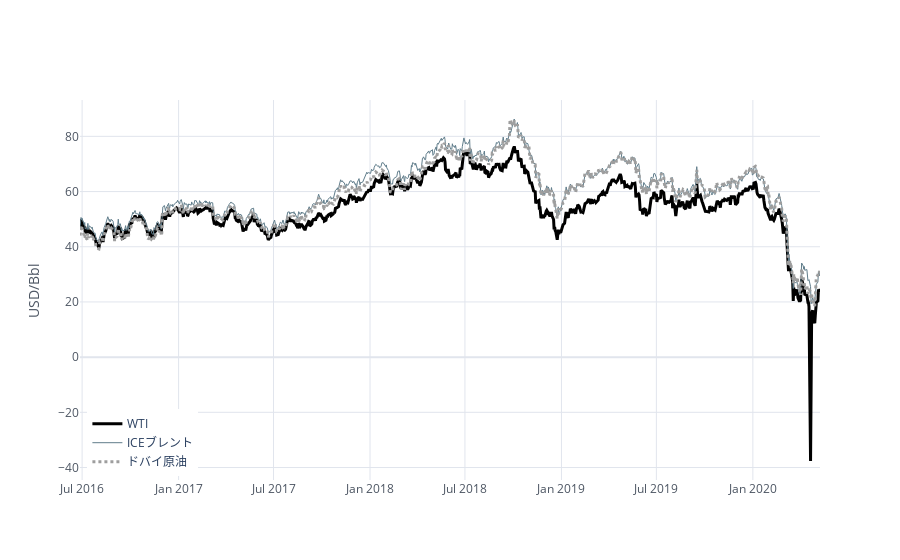

The code cell stored with this chart in its notebook:
### Code cell
OIL_d.dropna(how='any').iplot(yTitle='USD/Bbl',
                            colors={'WTI':'black','ICEブレント':'#607D8B','ドバイ原油':'#9E9E9E'},
                            width={'WTI':3,'ICEブレント':1,'ドバイ原油':3},
                            dash={'WTI':'solid','ICEブレント':'solid','ドバイ原油':'dot'},
                            legend =dict(x=0.01,y=0.01)
                            )

### Figure 1 — Plotly figure (JSON) as saved in the notebook; plotly's stock layout.template omitted (floating-point values rounded to 4 significant figures; data arrays with more than 128 entries replaced by an {"elided": "..."} marker saying what was removed)
{"data": [{"line": {"color": "black", "dash": "solid", "shape": "linear", "width": 3}, "mode": "lines", "name": "WTI", "text": "", "type": "scatter", "x": {"elided": "975 str values"}, "y": {"elided": "975 float values"}}, {"line": {"color": "#607D8B", "dash": "solid", "shape": "linear", "width": 1}, "mode": "lines", "name": "ICEブレント", "text": "", "type": "scatter", "x": {"elided": "975 str values"}, "y": {"elided": "975 float values"}}, {"line": {"color": "#9E9E9E", "dash": "dot", "shape": "linear", "width": 3}, "mode": "lines", "name": "ドバイ原油", "text": "", "type": "scatter", "x": {"elided": "975 str values"}, "y": {"elided": "975 float values"}}], "layout": {"legend": {"x": 0.01, "y": 0.01}, "paper_bgcolor": "#FFFFFF", "plot_bgcolor": "#FFFFFF", "showlegend": true, "title": {"font": {"color": "#4D5663"}}, "xaxis": {"gridcolor": "#E1E5ED", "showgrid": true, "tickfont": {"color": "#4D5663"}, "title": {"font": {"color": "#4D5663"}, "text": ""}, "zerolinecolor": "#E1E5ED"}, "yaxis": {"gridcolor": "#E1E5ED", "showgrid": true, "tickfont": {"color": "#4D5663"}, "title": {"font": {"color": "#4D5663"}, "text": "USD/Bbl"}, "zerolinecolor": "#E1E5ED"}}}
